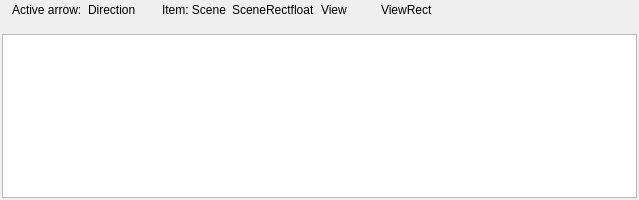
<?xml version="1.0" encoding="UTF-8"?>
<ui version="4.0">
 <class>DebugSchemaDesign</class>
 <widget class="QWidget" name="DebugSchemaDesign">
  <property name="geometry">
   <rect>
    <x>0</x>
    <y>0</y>
    <width>639</width>
    <height>200</height>
   </rect>
  </property>
  <property name="minimumSize">
   <size>
    <width>0</width>
    <height>100</height>
   </size>
  </property>
  <property name="maximumSize">
   <size>
    <width>16777215</width>
    <height>200</height>
   </size>
  </property>
  <property name="windowTitle">
   <string>Form</string>
  </property>
  <layout class="QGridLayout" name="gridLayout">
   <property name="leftMargin">
    <number>2</number>
   </property>
   <property name="topMargin">
    <number>2</number>
   </property>
   <property name="rightMargin">
    <number>2</number>
   </property>
   <property name="bottomMargin">
    <number>2</number>
   </property>
   <property name="spacing">
    <number>2</number>
   </property>
   <item row="1" column="0">
    <widget class="QPlainTextEdit" name="plainTextEdit"/>
   </item>
   <item row="0" column="0">
    <widget class="QWidget" name="widget" native="true">
     <property name="minimumSize">
      <size>
       <width>0</width>
       <height>30</height>
      </size>
     </property>
     <widget class="QWidget" name="layoutWidget">
      <property name="geometry">
       <rect>
        <x>10</x>
        <y>0</y>
        <width>144</width>
        <height>16</height>
       </rect>
      </property>
      <layout class="QHBoxLayout" name="horizontalLayout">
       <item>
        <widget class="QLabel" name="label">
         <property name="text">
          <string>Active arrow:</string>
         </property>
        </widget>
       </item>
       <item>
        <widget class="QLabel" name="label_2">
         <property name="text">
          <string>Direction</string>
         </property>
        </widget>
       </item>
      </layout>
     </widget>
     <widget class="QWidget" name="layoutWidget">
      <property name="geometry">
       <rect>
        <x>160</x>
        <y>0</y>
        <width>273</width>
        <height>16</height>
       </rect>
      </property>
      <layout class="QHBoxLayout" name="horizontalLayout_2">
       <item>
        <widget class="QLabel" name="label_3">
         <property name="text">
          <string>Item: Scene</string>
         </property>
        </widget>
       </item>
       <item>
        <widget class="QLabel" name="sceneRect">
         <property name="text">
          <string>SceneRectfloat</string>
         </property>
        </widget>
       </item>
       <item>
        <widget class="QLabel" name="label_5">
         <property name="text">
          <string>View</string>
         </property>
        </widget>
       </item>
       <item>
        <widget class="QLabel" name="viewRect">
         <property name="text">
          <string>ViewRect</string>
         </property>
        </widget>
       </item>
      </layout>
     </widget>
    </widget>
   </item>
  </layout>
 </widget>
 <resources/>
 <connections/>
</ui>
